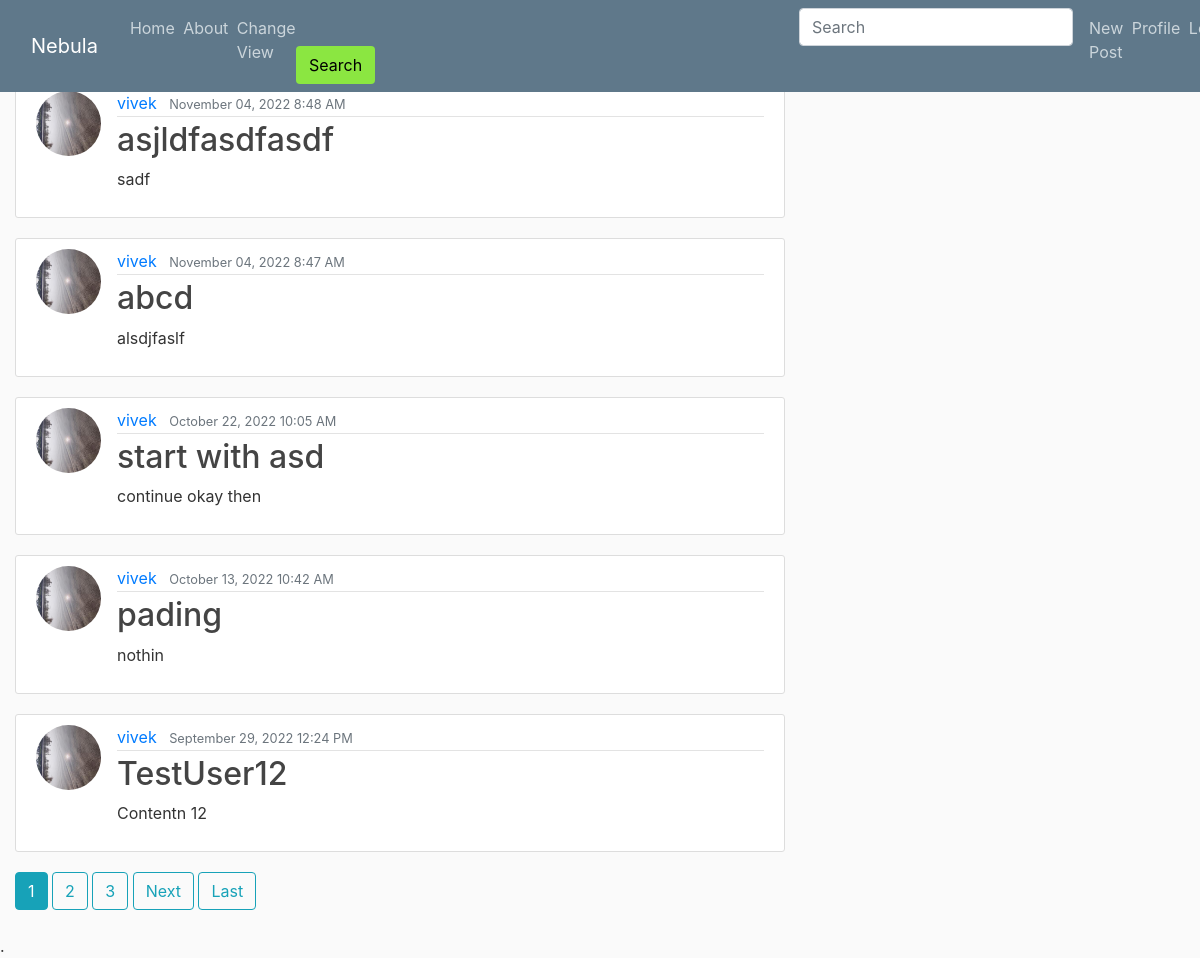
The app's page / (signed in) with its own data.
### blog/models.py (models this page shows, shortened)
class Post(models.Model):
	title = models.CharField(max_length=100)
	content = models.TextField()
	date_posted = models.DateTimeField(default=timezone.now)
	author = models.ForeignKey(User, on_delete=models.CASCADE)
	blog_image = models.ImageField(default='default_blog.jpg' ,upload_to='blog_pics')
	audio = models.FileField(default="No audio posted", upload_to='audio_files')
	video = models.FileField(default="No video posted", upload_to='video_files')
	keywords = models.CharField(max_length=50, default='')

### users/models.py (models this page shows, shortened)
class Profile(models.Model):
	user = models.OneToOneField(User, on_delete=models.CASCADE)
	image = models.ImageField(default='default.jpg', upload_to='profile_pics')

### blog/views.py (the view)
# urls.py: path('', PostListView.as_view(), name='blog-home'),
class PostListView(ListView):
	model = Post
	template_name = 'blog/home.html' # '<app>/<model>_<viewtype>.html'
	context_object_name = 'posts'
	ordering = ['-date_posted']
	paginate_by = 5

### blog/templates/blog/home.html (shortened to what this page needs)
{% extends "blog/base.html" %}
{% load static %}
{% block content %}
	<div class="my-data-container">
	{% for post in posts %}
		<article class="media content-section">
			<img class="rounded-circle article-img" src="{{ post.author.profile.image.url }}">
		  <div class="media-body">
			<div class="article-metadata">
			  <a class="mr-2" href="{% url 'user-posts' post.author.username %}" >{{ post.author }}</a>
			  <small class="text-muted">{{ post.date_posted | date:"F d, Y f A" }}</small>
			</div>
			<h2><a class="article-title" href="{% url 'post-detail' post.id %}">{{ post.title }}</a></h2>
			<p class="article-content">{{ post.content }}</p>
		  </div>
		</article>
	{% endfor %}
	{% if is_paginated %}
	{% for num in page_obj.paginator.page_range %}
			{% if page_obj.number == num %}
				<a class="btn btn-info mb-4" href="?page={{ num }}">{{ num }}</a>
			{% elif num > page_obj.number|add:'-3' and num < page_obj.number|add:'3' %}
				<a class="btn btn-outline-info mb-4" href="?page={{ num }}">{{ num }}</a>
			{% endif %}
	{% endfor %}
		{% if page_obj.has_next %}
			<a class="btn btn-outline-info mb-4" href="?page={{page_obj.next_page_number}}">Next</a>
			<a class="btn btn-outline-info mb-4" href="?page={{ page_obj.paginator.num_pages }}">Last</a>
		{% endif %}
	{% endif %}
{% endblock content%}

### blog/static/blog/main.css (style rules this page uses)
body { background: #fafafa; color: #333333; margin-top: 5rem; }
h1, h2, h3, h4, h5, h6 { color: #444444; }
.content-section { background: #ffffff; padding: 10px 20px; border: 1px solid #dddddd; border-radius: 3px; margin-bottom: 20px; }
.article-title { color: #444444; }
.article-content { white-space: pre-line; }
.article-img { height: 65px; width: 65px; margin-right: 16px; }
.article-metadata { padding-bottom: 1px; margin-bottom: 4px; border-bottom: 1px solid #e3e3e3 }

### records on screen
Post: author.profile.image (picture), author "vivek", date_posted "November 04, 2022 8:48 AM", title "asjldfasdfasdf", content "sadf"
Post: author.profile.image (picture), author "vivek", date_posted "November 04, 2022 8:47 AM", title "abcd", content "alsdjfaslf"
Post: author.profile.image (picture), author "vivek", date_posted "October 22, 2022 10:05 AM", title "start with asd", content "continue okay then"
Post: author.profile.image (picture), author "vivek", date_posted "October 13, 2022 10:42 AM", title "pading", content "nothin"
Post: author.profile.image (picture), author "vivek", date_posted "September 29, 2022 12:24 PM", title "TestUser12", content "Contentn 12"

### other values on screen
{{ num }} "1"
{{ num }} "2" "3"
